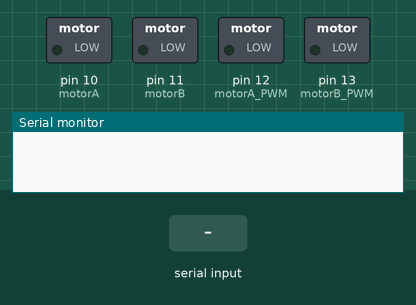
Bench run of a sketch on a simulated Arduino Uno, built with avr-gcc and run on an emulated ATmega328P. Parts: switched loads named in the sketch (green lamp = pin HIGH), the last lines printed to the serial monitor. The inputs (shaded band) are chosen by the test bench.

Above: at 1.2 s.
1.3 s: "B" received over the second serial link
At 2.0 s:
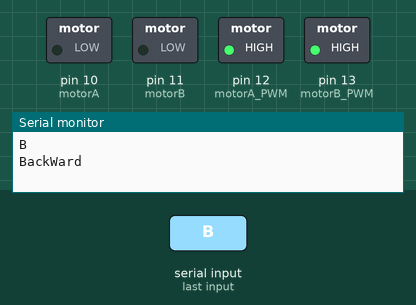
2.8 s: "R" received over the second serial link
At 3.2 s:
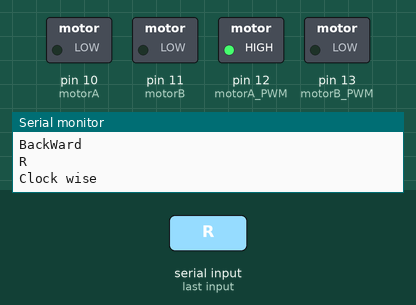
Timing chart, 0 to 5.8 s (numbered marks = the images above; inputs shaded):
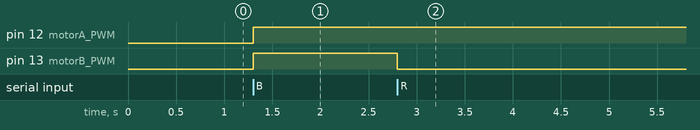

The sketch:

rc_car.ino
```cpp
#include <SoftwareSerial.h>

SoftwareSerial bluetooth(0,1); // RX, TX (핀 0, 1 사용)

int motorA = 10;
int motorB = 11;

int motorA_PWM = 12;
int motorB_PWM = 13;

int speed = 0;

void setup() {
  pinMode(motorA_PWM, OUTPUT);      // 출력핀 설정
  pinMode(motorB_PWM, OUTPUT);

  bluetooth.begin(9600); // 블루투스 통신 속도
  Serial.begin(9600); // 시리얼 모니터 통신 속도
}

void loop() {
  if (bluetooth.available()) {
    Serial.write(bluetooth.read());
  }
  if (Serial.available()) {
    bluetooth.write(Serial.read());
  }

  if (bluetooth.available()) {
    char data = bluetooth.read();
    Serial.println(data);
    if (data == 'H'){
      speed = 250;
      Serial.println("speed: HIGH");
    }
    else if(data == 'N'){
      speed = 150;
      Serial.println("speed: NORMAL");
    }
    else if(data == 'L'){
      speed = 100;
      Serial.println("speed: LOW");
    }
    else if (data == 'B') {  // 후진
      digitalWrite(motorA_PWM, HIGH);
      digitalWrite(motorB_PWM, HIGH);
      analogWrite(motorA,speed);
      analogWrite(motorB,speed);
      Serial.println("BackWard");
    }
    else if (data == 'F') {   // 전진
      digitalWrite(motorA_PWM, LOW);
      digitalWrite(motorB_PWM, LOW);
      analogWrite(motorA,speed);
      analogWrite(motorB,speed);
      Serial.println("Forward");
    }
    else if (data == 'S') {   //정지
      digitalWrite(motorA_PWM, HIGH);
      digitalWrite(motorB_PWM, HIGH);
      analogWrite(motorA,0);
      analogWrite(motorB,0);
      Serial.println("Stop");
    }
    else if (data == 'R') {   //시계방향 회전
      digitalWrite(motorA_PWM, HIGH);
      digitalWrite(motorB_PWM, LOW);
      analogWrite(motorA,speed);
      analogWrite(motorB,speed);
      Serial.println("Clock wise");
    }
    else if (data == 'C') {   //반시계방향 회전
      digitalWrite(motorA_PWM, LOW);
      digitalWrite(motorB_PWM, HIGH);
      analogWrite(motorA,speed);
      analogWrite(motorB,speed);
      Serial.println("Counter Clock wise");
    }

  }


}
```

Measured:
- after the input at 1.3 s, pin 12 (motorA_PWM), pin 13 (motorB_PWM): LOW → HIGH at once
- after the input at 2.8 s, pin 13 (motorB_PWM): HIGH → LOW at once
